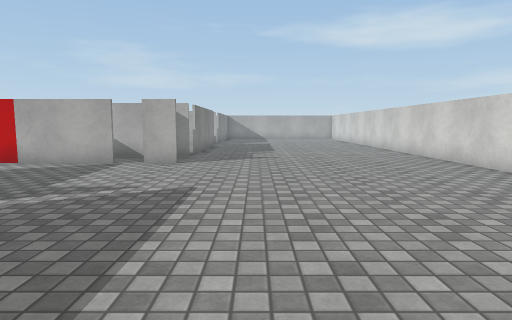
[1] (above)

17 first-person views from a walk through a scene from a Unity 3-D project. The camera is 1.2 m above the floor, tilts 6° down and sees 75° across. Doors are open. The floor is counted in squares, 1 m on a side. Each view is taken from the middle of a square. On the plan, view 1 faces up. The plan holds only what a view shows up to about 14 squares ahead; the rest is blank. Surface patterns are stand-ins for the level's own textures.

[2]
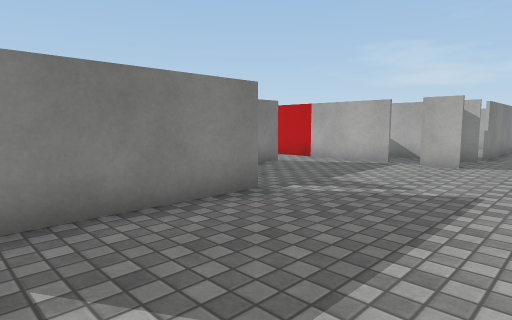

[3]
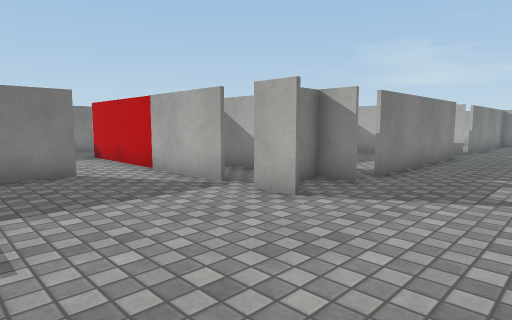

[4]
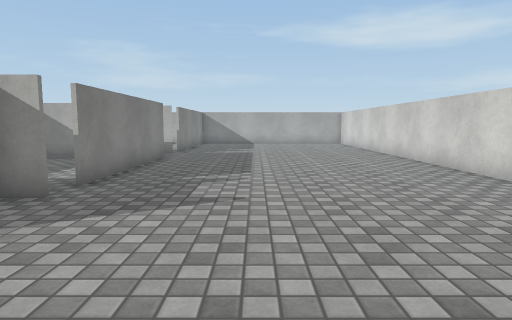

[5]
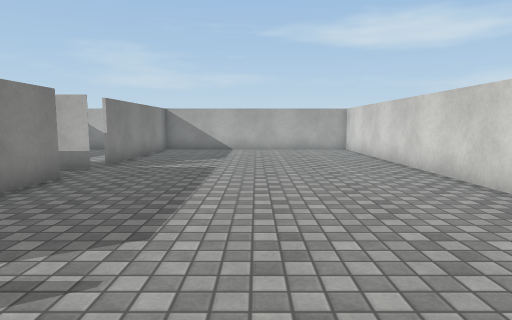

[6]
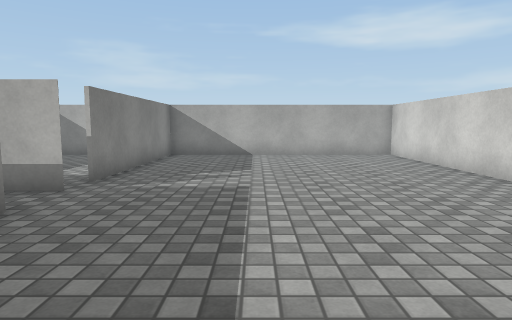

[7]
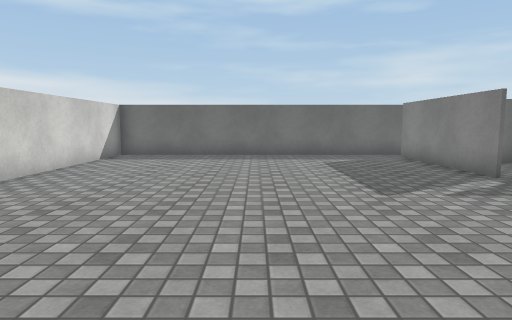

[8]
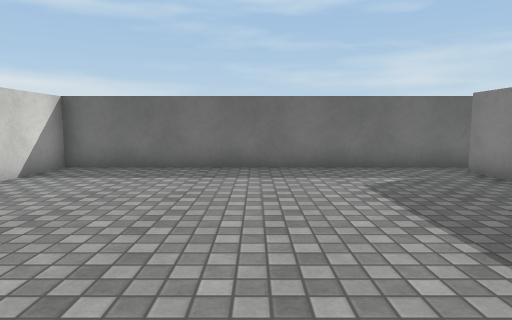

[9]
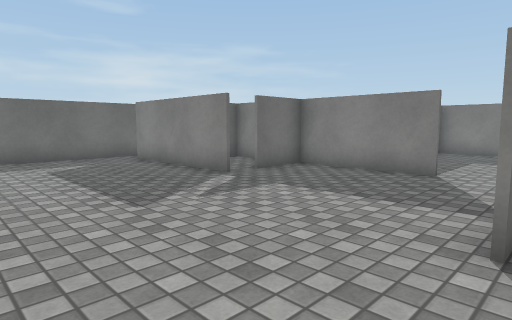

[10]
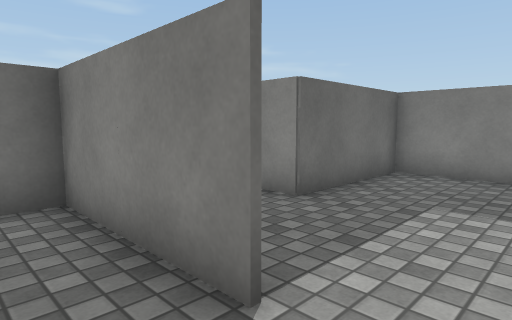

[11]
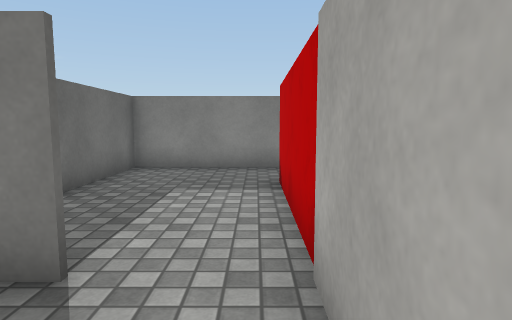

[12]
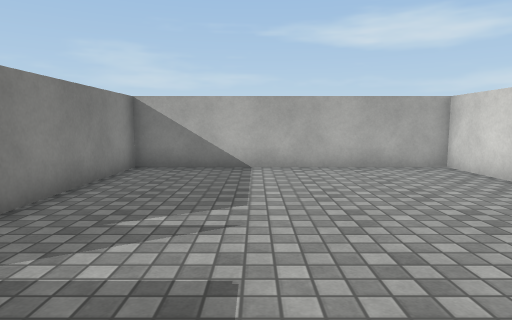

[13]
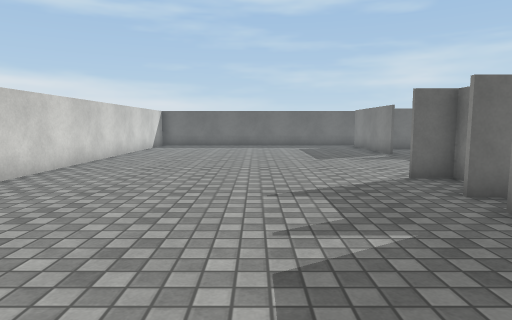

[14]
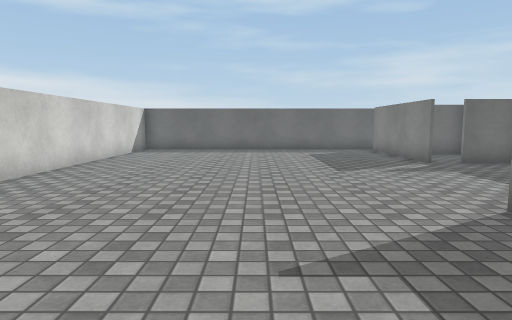

[15]
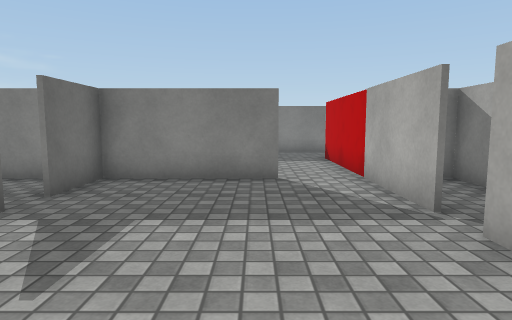

[16]
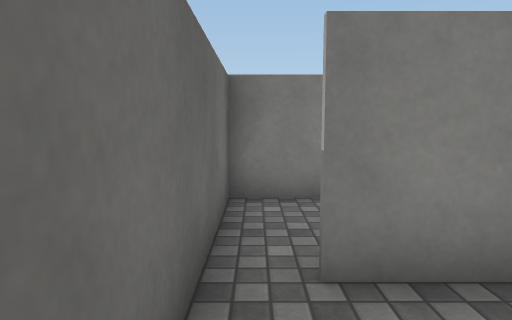

[17]
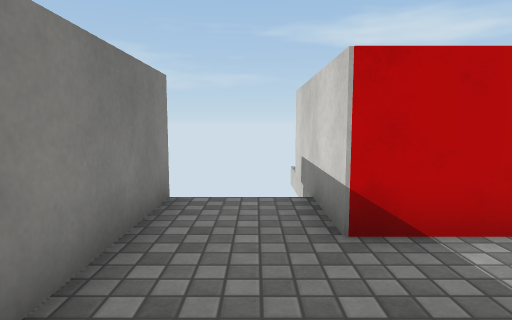

### Floor plan
Points are (right, up) in squares from view 1. A wall is a line through its corners. A room is listed if a view was taken in it or the views show most of it. See-through windows are left out.
Room 1 (views 1, 2, 3, 4, 5, 6, 7, 8, 9, 10, 11, 12, 13, 14, 15, 16)
walls: (-2.4, 10.5) (-3.6, 10.5); (-3.4, 12.5) (-3.4, 10.6); (-4.4, 10.5) (-7.6, 10.5); (-2.4, 19.6) (-2.4, 13.5); (-4.4, 4.6) (-4.4, -0.5); (-7.5, 8.6) (-7.5, 4.6) (-5.5, 4.6); (-4.5, -1.4) (6.5, -1.4) (6.5, 28.4) (-2.4, 28.4) (-2.4, 22)
ways out: open door at (-7.5, 9.5) to room 2; open door at (-5, -1) to room 3; open door at (-4, 10.5) to room 4; open door at (-5, 4.5) to room 5; open door at (-2.5, 13); open door at (-2.5, 21.5)
Room 2 (view 17)
walls: (-14.4, 12.5) (-14.4, 6.6) (-10.5, 6.6); (-7.6, 10.5) (-12, 10.5) (-12, 15)
ways out: open door at (-7.5, 9.5) to room 1; open door at (-9, 5.5)
Room 3 (no view inside)
walls: (-7.5, 0.1) (-7.5, -1.4) (-4.5, -1.4)
ways out: open door at (-5, -1) to room 1
Room 4 (no view inside)
walls: (-4.1, 12.5) (-7.5, 12.5)
ways out: open door at (-4, 10.5) to room 1
Room 5 (no view inside)
walls: (-7.5, 3.2) (-7.5, 1.6) (-6, 1.6)
ways out: open door at (-5, 4.5) to room 1

Where each view was taken, in squares from view 1:
view 1: 0 up, 0 right, facing up
view 2: 0 up, 0 right, facing up-left
view 3: 6 up, 1 right, facing up-left
view 4: 7 up, 1 right, facing up
view 5: 12 up, 2 right, facing up
view 6: 15 up, 1 right, facing up
view 7: 12 up, 1 right, facing down
view 8: 8 up, 1 right, facing down
view 9: 11 up, 1 right, facing down-left
view 10: 10 up, 6 left, facing down-left
view 11: 10 up, 5 left, facing left
view 12: 19 up, 1 right, facing up
view 13: 18 up, 1 right, facing down
view 14: 15 up, 1 right, facing down
view 15: 8 up, 0 right, facing left
view 16: 1 down, 2 left, facing left
view 17: 7 up, 13 left, facing up
